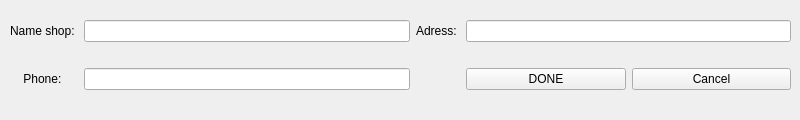
    <widget class="QWidget" name="edit_pharmacy">
     <widget class="QWidget" name="gridLayoutWidget_11">
      <property name="geometry">
       <rect>
        <x>10</x>
        <y>0</y>
        <width>781</width>
        <height>111</height>
       </rect>
      </property>
      <layout class="QGridLayout" name="gridLayout_11">
       <item row="1" column="0">
        <widget class="QLabel" name="label_49">
         <property name="text">
          <string>Phone: </string>
         </property>
         <property name="alignment">
          <set>Qt::AlignCenter</set>
         </property>
        </widget>
       </item>
       <item row="0" column="0">
        <widget class="QLabel" name="label_50">
         <property name="text">
          <string>Name shop: </string>
         </property>
         <property name="alignment">
          <set>Qt::AlignCenter</set>
         </property>
        </widget>
       </item>
       <item row="0" column="1">
        <widget class="QLineEdit" name="name_2"/>
       </item>
       <item row="0" column="2">
        <widget class="QLabel" name="label_51">
         <property name="text">
          <string>Adress: </string>
         </property>
         <property name="alignment">
          <set>Qt::AlignCenter</set>
         </property>
        </widget>
       </item>
       <item row="0" column="3">
        <widget class="QLineEdit" name="adress_2"/>
       </item>
       <item row="1" column="1">
        <widget class="QLineEdit" name="phone_2"/>
       </item>
       <item row="1" column="3">
        <layout class="QHBoxLayout" name="horizontalLayout_6">
         <item>
          <widget class="QPushButton" name="edit_pharmacy_done">
           <property name="text">
            <string>DONE</string>
           </property>
          </widget>
         </item>
         <item>
          <widget class="QPushButton" name="cancel_new_pharmacy_2">
           <property name="text">
            <string>Cancel</string>
           </property>
          </widget>
         </item>
        </layout>
       </item>
      </layout>
     </widget>
    </widget>
